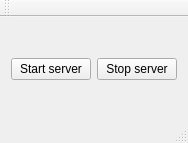
<?xml version="1.0" encoding="UTF-8"?>
<ui version="4.0">
 <class>MainView</class>
 <widget class="QMainWindow" name="MainView">
  <property name="geometry">
   <rect>
    <x>0</x>
    <y>0</y>
    <width>186</width>
    <height>143</height>
   </rect>
  </property>
  <property name="windowTitle">
   <string>MainView</string>
  </property>
  <widget class="QWidget" name="centralWidget">
   <layout class="QHBoxLayout" name="horizontalLayout">
    <item>
     <widget class="QPushButton" name="btnStartServer">
      <property name="text">
       <string>Start server</string>
      </property>
     </widget>
    </item>
    <item>
     <widget class="QPushButton" name="btnStopServer">
      <property name="text">
       <string>Stop server</string>
      </property>
     </widget>
    </item>
   </layout>
  </widget>
  <widget class="QMenuBar" name="menuBar">
   <property name="geometry">
    <rect>
     <x>0</x>
     <y>0</y>
     <width>186</width>
     <height>21</height>
    </rect>
   </property>
  </widget>
  <widget class="QToolBar" name="mainToolBar">
   <attribute name="toolBarArea">
    <enum>TopToolBarArea</enum>
   </attribute>
   <attribute name="toolBarBreak">
    <bool>false</bool>
   </attribute>
  </widget>
  <widget class="QStatusBar" name="statusBar"/>
 </widget>
 <layoutdefault spacing="6" margin="11"/>
 <resources/>
 <connections/>
</ui>
